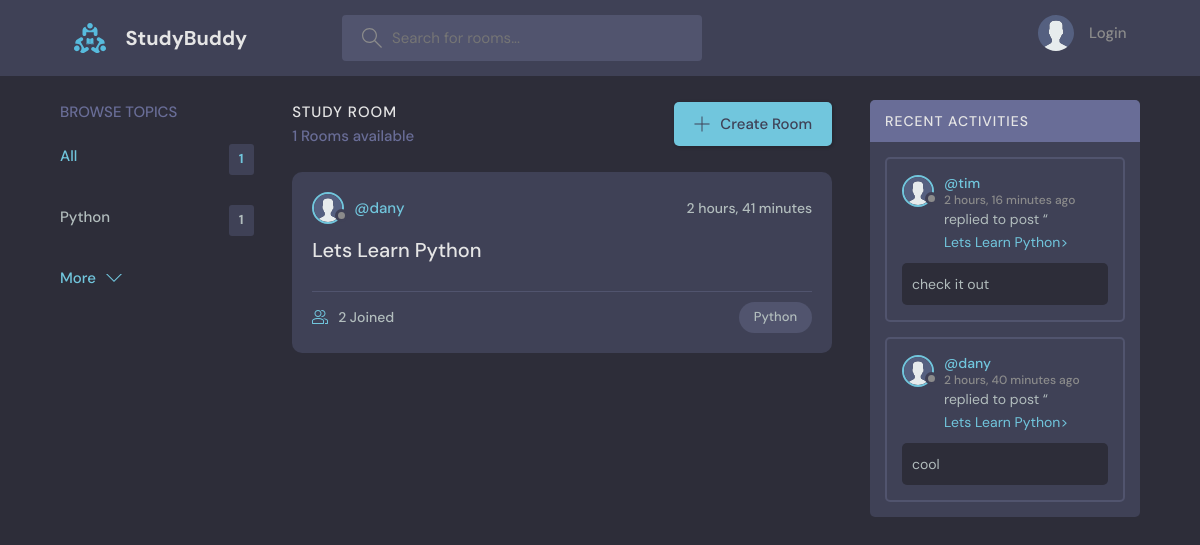
The page / on the database its author committed.
### base/models.py (models this page shows, shortened)
class Topic(models.Model):
    name = models.CharField(max_length=200)

class Room(models.Model):
    host = models.ForeignKey(User, on_delete=models.SET_NULL, null=True)
    topic = models.ForeignKey(Topic, on_delete=models.SET_NULL, null=True)
    name = models.CharField(max_length=200)
    description = models.TextField(null=True, blank=True)
    participants = models.ManyToManyField(User, related_name='participants', blank=True)
    updated = models.DateTimeField(auto_now=True)
    created = models.DateTimeField(auto_now_add=True)
    class Meta:
        ordering = ['-updated', '-created']
    def __str__(self):
        return str(self.name)

class User(AbstractUser):
    name = models.CharField(max_length=200, null=True)
    email = models.EmailField(unique=True, null=True)
    bio = models.TextField(null=True)
    avatar = models.ImageField(null=True, default="avatar.svg")
    USERNAME_FIELD = 'email'
    REQUIRED_FIELDS = []

class Message(models.Model):
    user = models.ForeignKey(User, on_delete=models.CASCADE)
    room = models.ForeignKey(Room, on_delete=models.CASCADE)
    body = models.TextField()
    updated = models.DateTimeField(auto_now=True)
    created = models.DateTimeField(auto_now_add=True)
    class Meta:
        ordering = ['-updated', '-created']

### base/views.py (the view)
# urls.py: path('', views.home, name='home'),
def home(request):
    q = request.GET.get('q') if request.GET.get('q') != None else ''
    rooms = Room.objects.filter(
        Q(topic__name__icontains=q) |
        Q(name__icontains=q) |
        Q(description__icontains=q)
    )
    topics = Topic.objects.all()[0:5]
    room_count = rooms.count()
    room_messages = Message.objects.filter(Q(room__topic__name__icontains=q))
    context = {'rooms': rooms, 'topics': topics,
    'room_count': room_count, 'room_messages': room_messages}
    return render(request, 'base/home.html', context)

### base/templates/base/home.html (shortened to what this page needs)
{% extends "main.html" %}
{% block content %}
    <main class="layout layout--3">
      <div class="container">
        {% include 'base/topics_component.html' %}
        <div class="roomList">
          <div class="roomList__header">
            <div>
              <h2>Study Room</h2>
              <p>{{room_count}} Rooms available</p>
            </div>
            <a class="btn btn--main" href="{% url 'create-room' %}">
              <svg version="1.1" xmlns="http://www.w3.org/2000/svg" width="32" height="32" viewBox="0 0 32 32">
                <title>add</title>
                <path
                  d="M16.943 0.943h-1.885v14.115h-14.115v1.885h14.115v14.115h1.885v-14.115h14.115v-1.885h-14.115v-14.115z"
                ></path>
              </svg>
              Create Room
            </a>
          </div>
          {% include 'base/feed_component.html' %}
        </div>
         {% include 'base/activity_component.html'%}
      </div>
    </main>
 {% endblock %}

### base/templates/base/topics_component.html
<div class="topics">
    <div class="topics__header">
      <h2>Browse Topics</h2>
    </div>
    <ul class="topics__list">
      <li>
        <a href="{% url 'home' %}" class="active">All <span>{{topics.count}}</span></a>
      </li>
      {% for topic in topics %}
      <li>
        <a href="{% url 'home' %}?q={{topic.name}}">{{topic.name}} <span>{{topic.room_set.all.count}}</span></a>
      </li>
      {% endfor %}
    </ul>
    <a class="btn btn--link" href="{% url 'topics' %}">
      More
      <svg version="1.1" xmlns="http://www.w3.org/2000/svg" width="32" height="32" viewBox="0 0 32 32">
        <title>chevron-down</title>
        <path d="M16 21l-13-13h-3l16 16 16-16h-3l-13 13z"></path>
      </svg>
    </a>
</div>

### base/templates/base/feed_component.html (shortened to what this page needs)
{% for room in rooms %}
<div class="roomListRoom">
    <div class="roomListRoom__header">
      <a href="{%url 'user-profile' room.host.id%}" class="roomListRoom__author">
        <div class="avatar avatar--small">
          <img src="{{room.host.avatar.url}}" />
        </div>
        <span>@{{room.host.username}}</span>
      </a>
      <div class="roomListRoom__actions">
        <span>{{room.created|timesince}}</span>
      </div>
    </div>
    <div class="roomListRoom__content">
      <a href="{% url 'room' room.id %}">{{room.name}}</a>
    </div>
    <div class="roomListRoom__meta">
      <a href="{% url 'room' room.id %}" class="roomListRoom__joined">
        {{room.participants.all.count}} Joined
      </a>
      <p class="roomListRoom__topic">{{room.topic.name}}</p>
    </div>
</div>
{% endfor %}

### base/templates/base/activity_component.html (shortened to what this page needs)
<div class="activities">
    <div class="activities__header">
      <h2>Recent Activities</h2>
    </div>
    {% for message in room_messages %}
    <div class="activities__box">
      <div class="activities__boxHeader roomListRoom__header">
        <a href="{% url 'user-profile' message.user.id %}" class="roomListRoom__author">
          <div class="avatar avatar--small">
            <img src="{{message.user.avatar.url}}" />
          </div>
          <p>
            @{{message.user.username}}
            <span>{{message.created|timesince}} ago</span>
          </p>
        </a>
      </div>
      <div class="activities__boxContent">
        <p>replied to post “<a href="{% url 'room' message.room.id %}">{{message.room}}></a></p>
        <div class="activities__boxRoomContent">
            {{message.body}}
        </div>
      </div>
    </div>
    {% endfor %}
  </div>

### rows shown on the page
Topic: name "Python", room_set.all.count "1"
Room: host.avatar (placeholder picture), host.username "dany", created "2 hours, 41 minutes", name "Lets Learn Python", participants.all.count "2", topic.name "Python"
Message: user.avatar (placeholder picture), user.username "tim", created "2 hours, 16 minutes", room "Lets Learn Python", body "check it out"
Message: user.avatar (placeholder picture), user.username "dany", created "2 hours, 40 minutes", room "Lets Learn Python", body "cool"

### other values the page prints
{{ topics.count }} "1"
{{ room_count }} "1"
